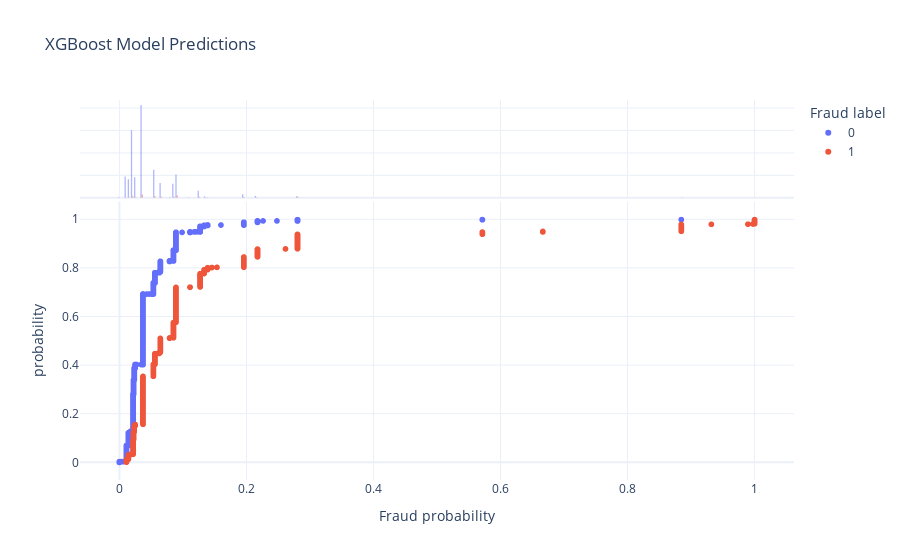

Notebook cell for this chart:
### Code cell
# Plot test data and model predictions
fig = px.ecdf(
    xgb_test_data,
    x="y_test_model_proba",
    color="y_test",
    markers=True,
    lines=False,
    marginal="histogram",
    labels={
        "y_test_model_proba": "Fraud probability",
        "y_test": "Fraud label",
        "count": "Count"
    },
    title="XGBoost Model Predictions",
)

fig.show()

### Figure 1 — Plotly figure (JSON) as saved in the notebook; plotly's stock layout.template omitted (floating-point values rounded to 4 significant figures; data arrays with more than 128 entries replaced by an {"elided": "..."} marker saying what was removed)
{"data": [{"hovertemplate": "Fraud label=0<br>Fraud probability=%{x}<br>probability=%{y}<extra></extra>", "legendgroup": "0", "line": {"dash": "solid", "shape": "hv"}, "marker": {"color": "#636efa", "symbol": "circle"}, "mode": "markers", "name": "0", "showlegend": true, "type": "scattergl", "x": {"elided": "28500 float values"}, "xaxis": "x", "y": {"elided": "28500 float values"}, "yaxis": "y"}, {"alignmentgroup": "True", "bingroup": "x", "hovertemplate": "Fraud label=0<br>Fraud probability=%{x}<br>count=%{y}<extra></extra>", "legendgroup": "0", "marker": {"color": "#636efa"}, "name": "0", "offsetgroup": "0", "opacity": 0.5, "showlegend": false, "type": "histogram", "x": {"elided": "28500 float values"}, "xaxis": "x2", "yaxis": "y2"}, {"hovertemplate": "Fraud label=1<br>Fraud probability=%{x}<br>probability=%{y}<extra></extra>", "legendgroup": "1", "line": {"dash": "solid", "shape": "hv"}, "marker": {"color": "#EF553B", "symbol": "circle"}, "mode": "markers", "name": "1", "showlegend": true, "type": "scattergl", "x": {"elided": "1500 float values"}, "xaxis": "x", "y": {"elided": "1500 float values"}, "yaxis": "y"}, {"alignmentgroup": "True", "bingroup": "x", "hovertemplate": "Fraud label=1<br>Fraud probability=%{x}<br>count=%{y}<extra></extra>", "legendgroup": "1", "marker": {"color": "#EF553B"}, "name": "1", "offsetgroup": "1", "opacity": 0.5, "showlegend": false, "type": "histogram", "x": {"elided": "1500 float values"}, "xaxis": "x2", "yaxis": "y2"}], "layout": {"legend": {"title": {"text": "Fraud label"}, "tracegroupgap": 0}, "title": {"text": "XGBoost Model Predictions"}, "xaxis": {"anchor": "y", "domain": [0, 1], "title": {"text": "Fraud probability"}}, "xaxis2": {"anchor": "y2", "domain": [0, 1], "matches": "x", "showgrid": true, "showticklabels": false}, "yaxis": {"anchor": "x", "domain": [0, 0.7326], "title": {"text": "probability"}}, "yaxis2": {"anchor": "x2", "domain": [0.7426, 1], "matches": "y2", "showgrid": true, "showline": false, "showticklabels": false, "ticks": ""}}}
